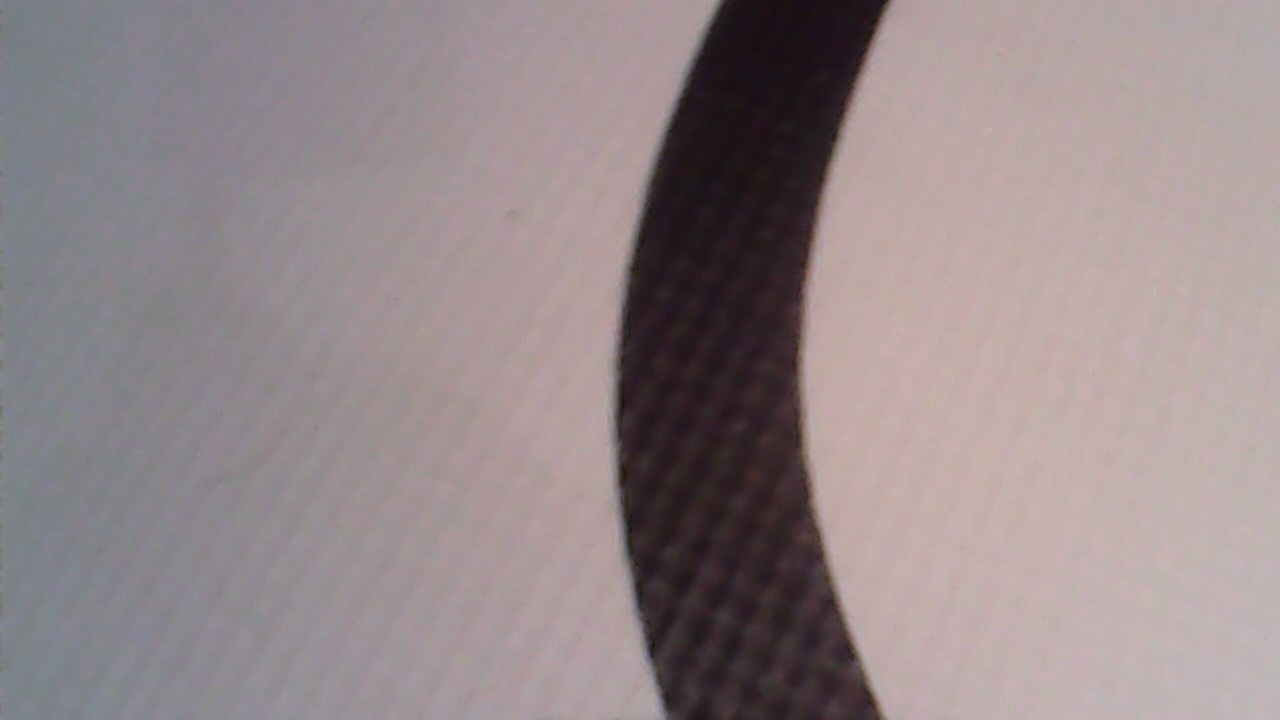
#> input picture Examples/WIN_20230617_22_11_49_Pro.jpg, 1280 x 720 px, found by its file name
$ python LF_BadCode.py
#> lines starting #> are read from the running program, lines starting #| are printed output that depends on the picture; after the words box and inside, x2 and y2 are one past the last pixel; in counts of white or black regions, pixels touching at a corner belong together
import numpy as np
import cv2
import math

pixel_Coords = []

#lower and upper values in hsv format for mask
lg = np.array([75, 52, 60])
ug = np.array([106, 255, 255])

def skeletonize(img):
    """ OpenCV function to return a skeletonized version of img, a Mat object"""

    #  hat tip to http://felix.abecassis.me/2011/09/opencv-morphological-skeleton/

    img = img.copy() # don't clobber original
    skel = img.copy()

    skel[:,:] = 0
    kernel = cv2.getStructuringElement(cv2.MORPH_CROSS, (3,3))

    while True:
        eroded = cv2.morphologyEx(img, cv2.MORPH_ERODE, kernel)
        temp = cv2.dilate(eroded,kernel)
        temp = cv2.morphologyEx(temp, cv2.MORPH_DILATE, kernel)
        temp = cv2.dilate(temp,kernel)
        temp  = cv2.subtract(img, temp)
        skel = cv2.bitwise_or(skel, temp)
        img[:,:] = eroded[:,:]
        if cv2.countNonZero(img) == 0:
            break

    return skel

img = cv2.imread(r"C:\Users\noah.robb\OneDrive - Department for Education\History\Pictures\Camera Roll\Examples\WIN_20230617_22_11_49_Pro.jpg")
#> img is the input picture: shape (720, 1280, 3); mean B, G, R 138.4, 136.4, 149.1

h, w, c = img.shape
#> h = 720; w = 1280; c = 3

Xmid = int(w / 2)
#> Xmid = 640
Ymid = int(h / 2)
#> Ymid = 360

gray = cv2.cvtColor(img, cv2.COLOR_BGR2GRAY)
blurred = cv2.medianBlur(gray, 9)
_, thresholded = cv2.threshold(blurred, 0, 255, cv2.THRESH_BINARY + cv2.THRESH_OTSU)
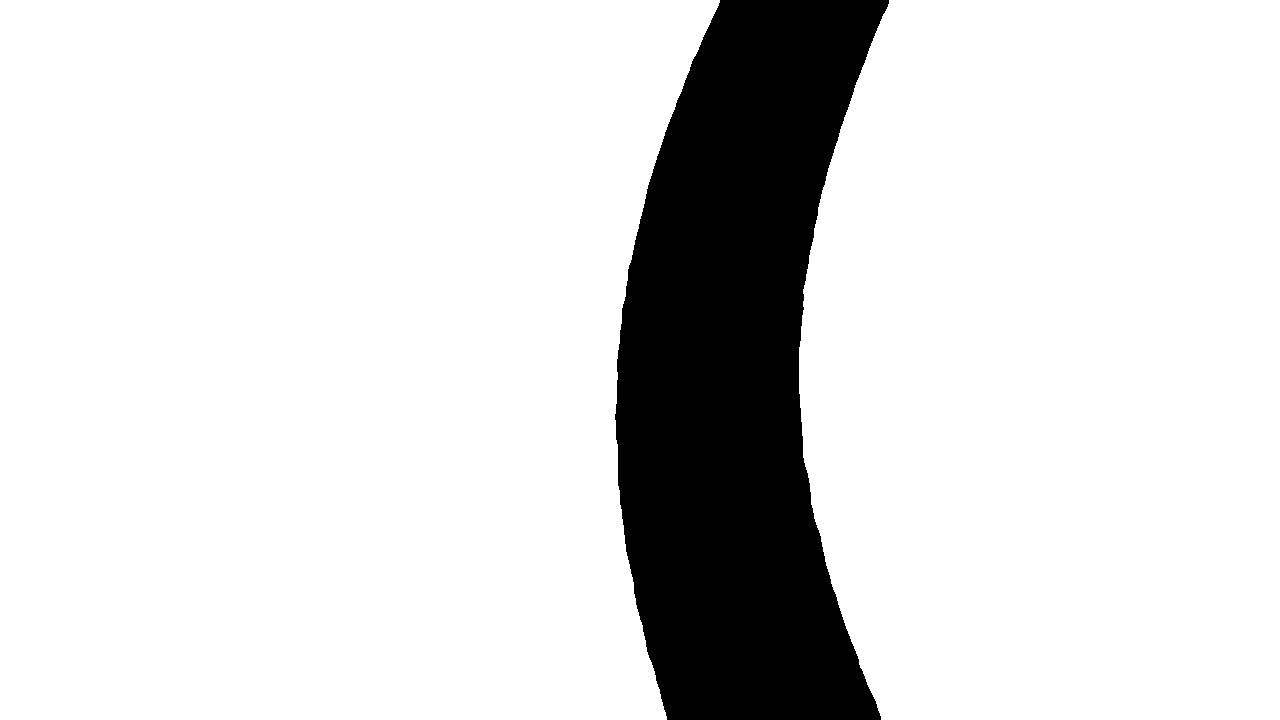
#> thresholded: shape (720, 1280); 85.5% white; 1 black region, box (x1, y1, x2, y2) and area: (615, 0, 889, 720) 133555

inverted_thresholded = cv2.bitwise_not(thresholded)

skeleton = skeletonize(inverted_thresholded)
#> in skeletonize, `skel[:,:] = 0`: skel: shape (720, 1280); every value is 0
#> the loop in skeletonize, `while True:` made 107 passes
#> pass 1, in skeletonize, `temp = cv2.dilate(temp,kernel)`:
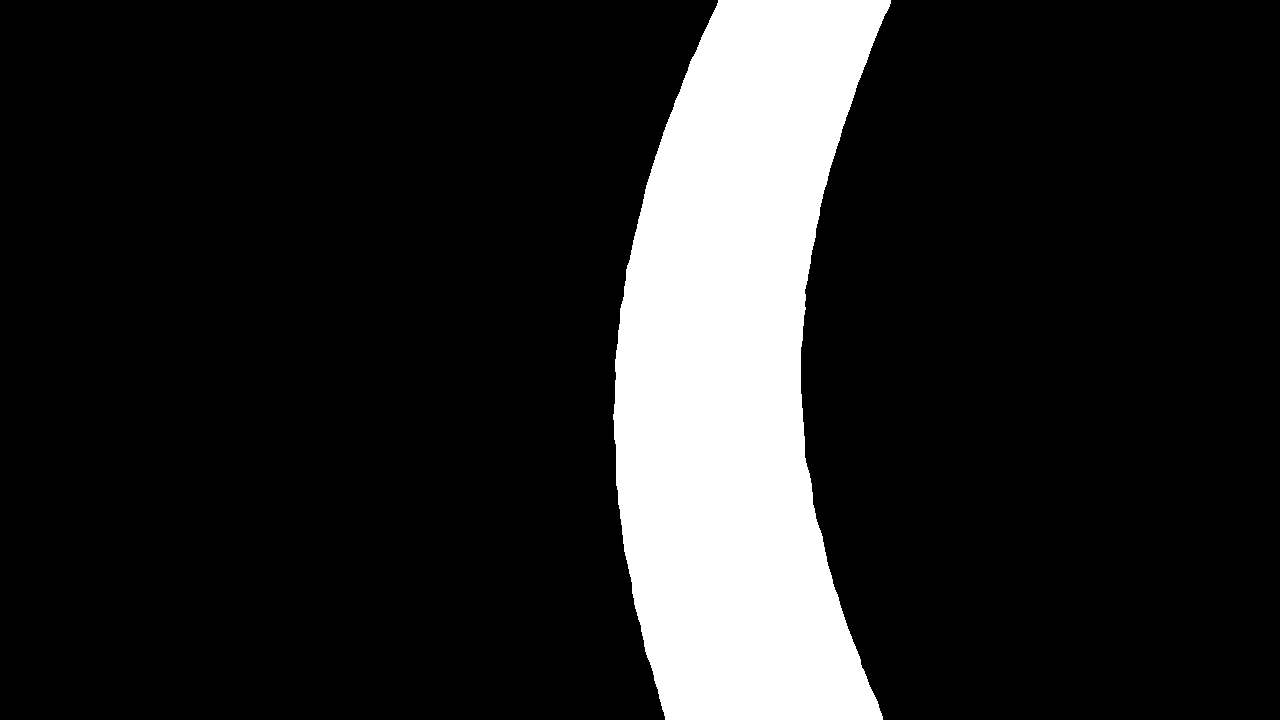
#> temp: shape (720, 1280); 14.8% white; 1 white region, box (x1, y1, x2, y2) and area: (613, 0, 891, 720) 136435
#> after the loop in skeletonize, `while True:`:
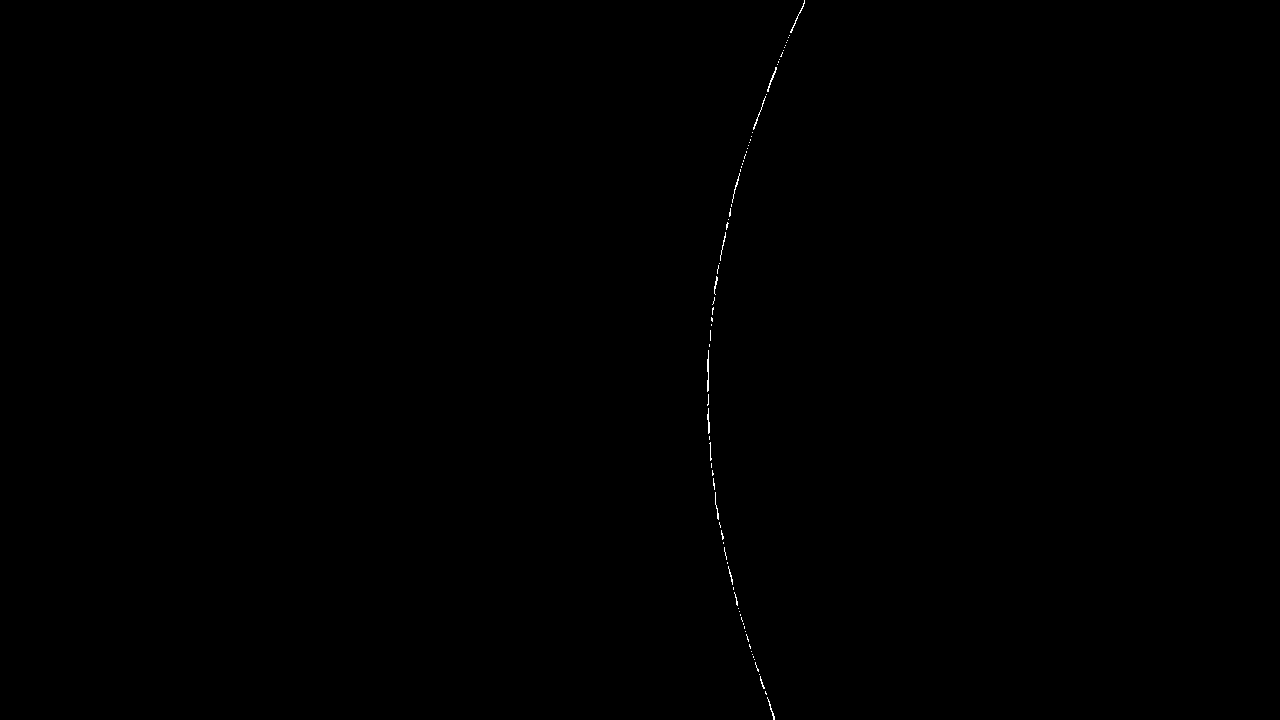
#> skel: shape (720, 1280); 0.08% white in thin lines or dots, all inside (x1, y1, x2, y2) = (707, 0, 805, 720)

Line = cv2.findNonZero(skeleton)
#> Line = contour of 770 points, box (x1, y1, x2, y2) (707, 0, 805, 720), area 37862

outlier_threshold = 10  # Adjust this value based on your requirements

filtered_pixel_coords = []
prev_point = None

for pixel in Line:
    x, y = pixel[0]

    if prev_point is not None:
        prev_x, prev_y = prev_point
        distance = math.sqrt((x - prev_x) ** 2 + (y - prev_y) ** 2)

        if distance <= outlier_threshold:
            filtered_pixel_coords.append([x, y])
    else:
        filtered_pixel_coords.append([x, y])

    prev_point = [x, y]
#> this loop made 770 passes
#> (x, y, prev_x, prev_y, distance) on passes 2 to 13: (804, 1, 804, 0, 1), (804, 2, 804, 1, 1), (803, 3, 804, 2, 1.41), (804, 3, 803, 3, 1), (803, 4, 804, 3, 1.41), (803, 5, 803, 4, 1), (802, 6, 803, 5, 1.41), (803, 6, 802, 6, 1), (802, 7, 803, 6, 1.41), (801, 8, 802, 7, 1.41), (802, 8, 801, 8, 1), (801, 9, 802, 8, 1.41)
#> (x, y, prev_x, prev_y) on pass 100: (768, 86, 769, 85)
#> after the loop, filtered_pixel_coords = 770 pairs, first value 707 to 804, second value 0 to 719

pixel_Coords = filtered_pixel_coords
#> pixel_Coords has the same summary as filtered_pixel_coords

averaged_coords = []
avg = [0, 0]
count = 0

for i, coord in enumerate(pixel_Coords):
    avg[0] += coord[0]
    avg[1] += coord[1]
    count += 1

    if count == 50 or i == len(pixel_Coords) - 1:
        avg[0] //= count
        avg[1] //= count
        averaged_coords.append(avg.copy())
        avg = [0, 0]
        count = 0
#> this loop made 770 passes
#> coord on passes 1 to 12: [804, 0], [804, 1], [804, 2], [803, 3], [804, 3], [803, 4], [803, 5], [802, 6], [803, 6], [802, 7], [801, 8], [802, 8]
#> after the loop, averaged_coords = [[796, 18], [774, 69], [761, 106], [742, 162], [729, 210], [720, 256], [713, 301], [708, 356], [707, 392], [708, 429], [712, 476], [719, 523], [730, 575], [745, 630], [763, 688], [772, 714]]; count = 0

for i in range(len(averaged_coords) - 1):
    pt1 = (averaged_coords[i][0], averaged_coords[i][1])
    pt2 = (averaged_coords[i + 1][0], averaged_coords[i + 1][1])
    cv2.line(img, pt1, pt2, (0, 255, 0), 2)
#> this loop made 15 passes
#> (pt1, pt2) on passes 1 to 12: ((796, 18), (774, 69)), ((774, 69), (761, 106)), ((761, 106), (742, 162)), ((742, 162), (729, 210)), ((729, 210), (720, 256)), ((720, 256), (713, 301)), ((713, 301), (708, 356)), ((708, 356), (707, 392)), ((707, 392), (708, 429)), ((708, 429), (712, 476)), ((712, 476), (719, 523)), ((719, 523), (730, 575))

for i in range(5):
    i+=1
    cv2.circle(img, (Xmid, i * 80), 5, (0, 0, 255), -1)

    matching = [coord for coord in pixel_Coords if coord[1] == (i * 80)]
    if len(matching) > 0:
        cv2.line(img, (Xmid, i * 80), (matching[0][0], matching[0][1]),(0,255,0),2)
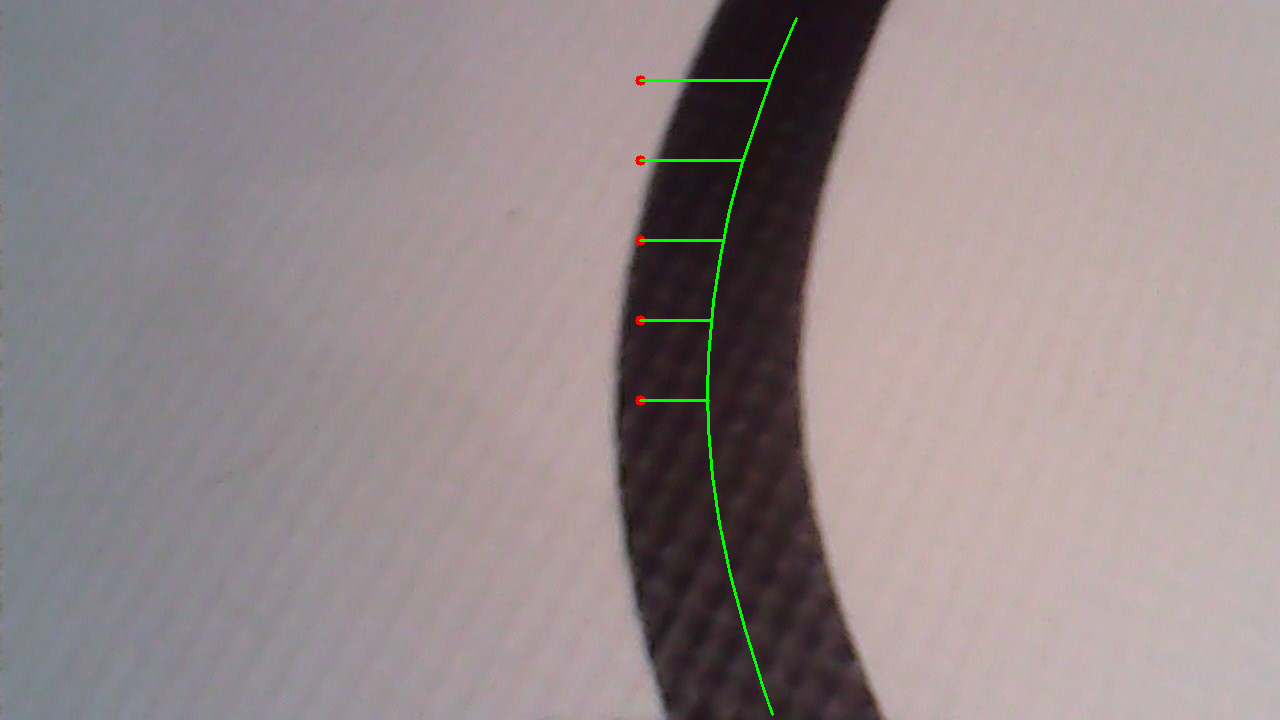
#> img: shape (720, 1280, 3); mean B, G, R 138.2, 137.2, 149


cv2.imshow('black', skeleton)
cv2.imshow('img', img)

k = cv2.waitKey(0) & 0xff
#> (key Esc is pressed here)
if k==27:
    cv2.destroyAllWindows()

$ run again, with Examples/WIN_20230617_22_11_44_Pro.jpg copied over Examples/WIN_20230617_22_11_49_Pro.jpg
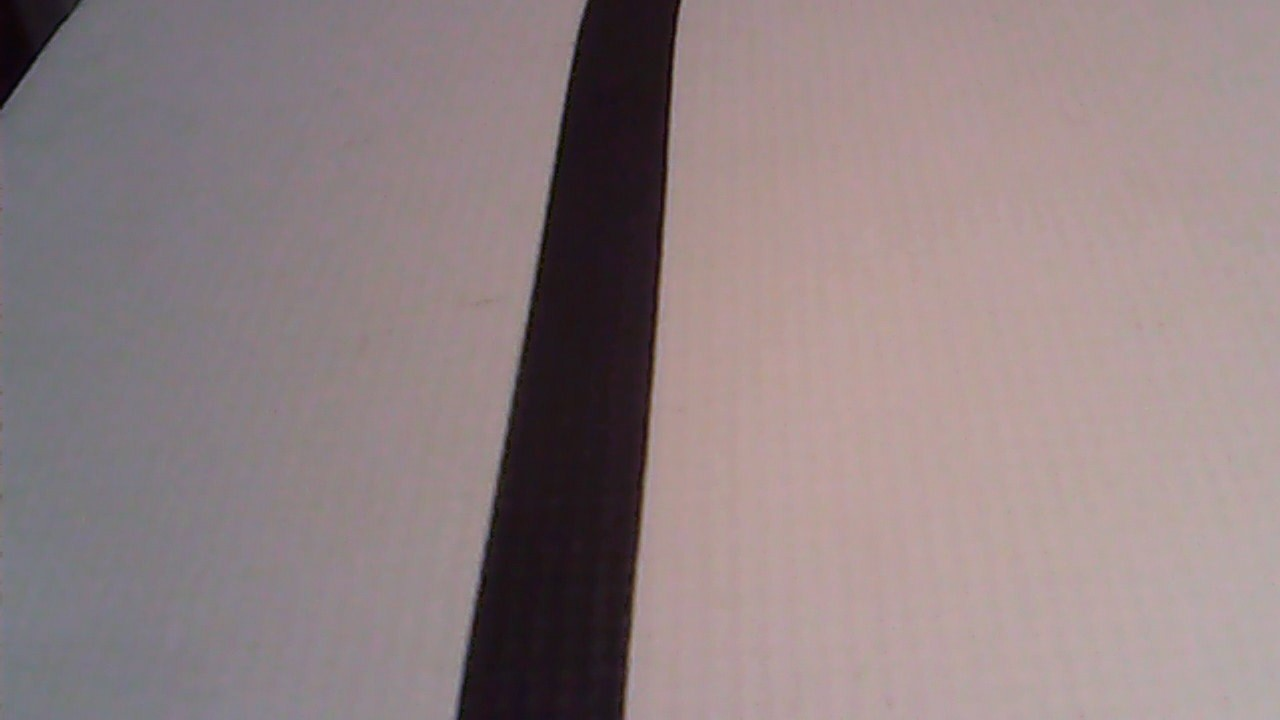
#> input picture Examples/WIN_20230617_22_11_44_Pro.jpg, 1280 x 720 px, found by its file name
#> img is the input picture: shape (720, 1280, 3); mean B, G, R 130.6, 129.2, 144.5
#> thresholded: shape (720, 1280); 89.1% white; 2 black regions, box (x1, y1, x2, y2) and area: (456, 0, 681, 720) 95961, (0, 0, 83, 110) 4595
#> after the loop in skeletonize, `while True:`:
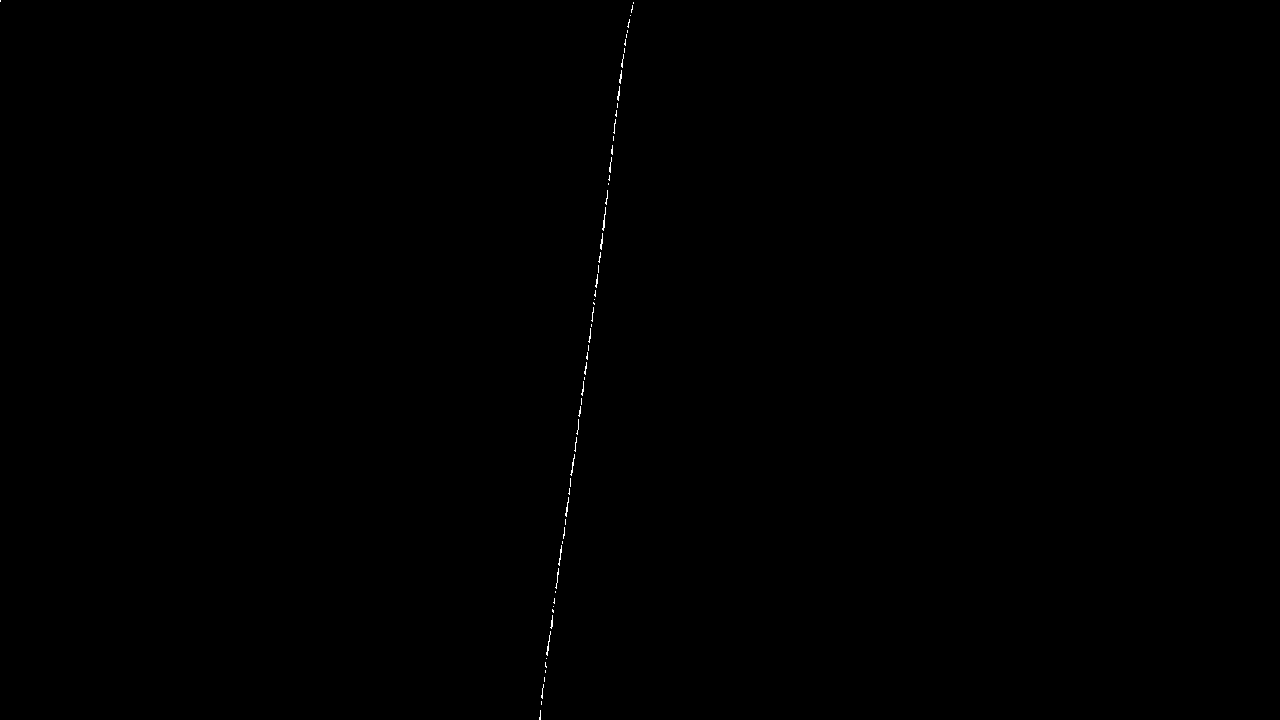
#> skel: shape (720, 1280); 0.08% white in thin lines or dots, all inside (x1, y1, x2, y2) = (0, 0, 634, 720)
#> Line = contour of 761 points, box (x1, y1, x2, y2) (0, 0, 634, 720), area 225858
#> the loop `for pixel in Line:` made 761 passes
#> (x, y, prev_x, prev_y, distance) on passes 2 to 9: (0, 1, 0, 0, 1), (633, 2, 0, 1, 633), (633, 3, 633, 2, 1), (632, 5, 633, 3, 2.24), (632, 6, 632, 5, 1), (632, 7, 632, 6, 1), (632, 8, 632, 7, 1), (631, 9, 632, 8, 1.41)
#> after the loop `for pixel in Line:`: filtered_pixel_coords = 760 pairs, first value 0 to 633, second value 0 to 719
#> pixel_Coords has the same summary as filtered_pixel_coords
#> the loop `for i, coord in enumerate(pixel_Coords):` made 760 passes
#> coord on passes 1 to 8: [0, 0], [0, 1], [633, 3], [632, 5], [632, 6], [632, 7], [632, 8], [631, 9]
#> after the loop `for i, coord in enumerate(pixel_Coords):`: averaged_coords = [[602, 29], [620, 77], [615, 118], [609, 169], [603, 218], [599, 256], [593, 301], [587, 352], [581, 396], [575, 444], [569, 488], [563, 534], [556, 580], [550, 631], [543, 679], [539, 716]]; count = 0
#> the loop `for i in range(len(averaged_coords) - 1):` made 15 passes
#> (pt1, pt2) on passes 1 to 8: ((602, 29), (620, 77)), ((620, 77), (615, 118)), ((615, 118), (609, 169)), ((609, 169), (603, 218)), ((603, 218), (599, 256)), ((599, 256), (593, 301)), ((593, 301), (587, 352)), ((587, 352), (581, 396))
#> after the loop `for i in range(5):`:
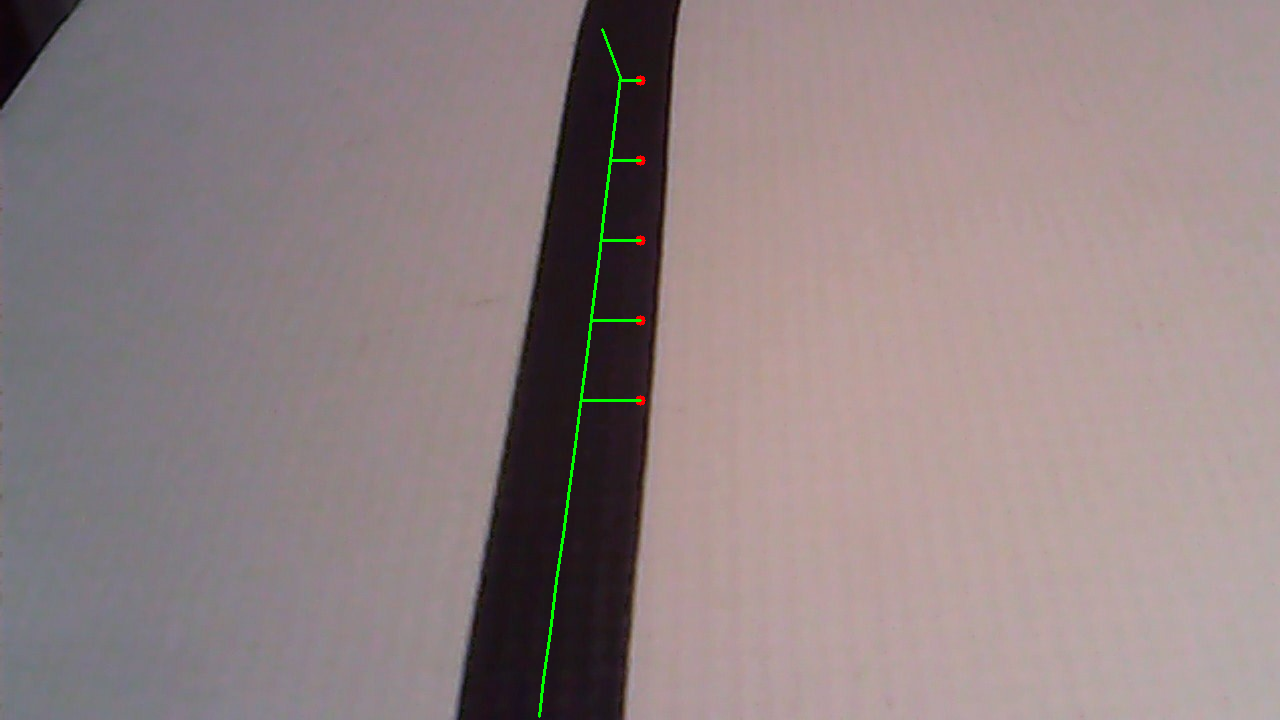
#> img: shape (720, 1280, 3); mean B, G, R 130.5, 129.9, 144.5
